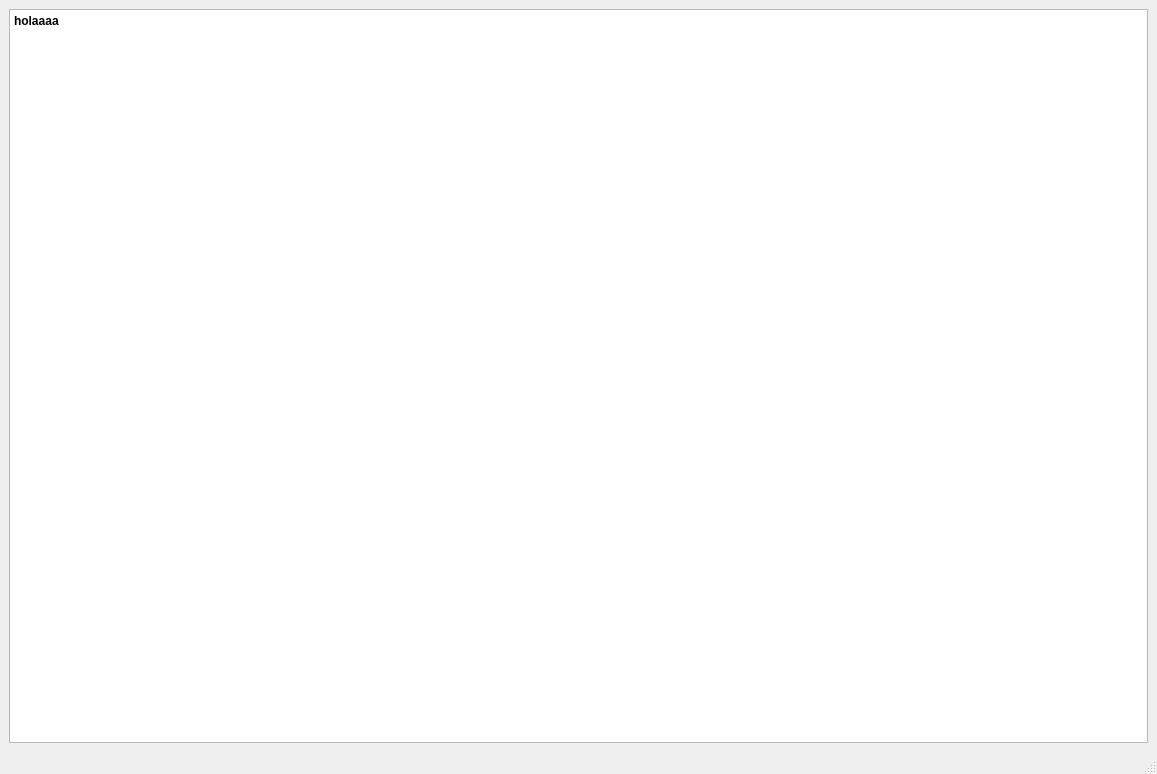
<?xml version="1.0" encoding="UTF-8"?>
<ui version="4.0">
 <class>MainWindow</class>
 <widget class="QMainWindow" name="MainWindow">
  <property name="geometry">
   <rect>
    <x>0</x>
    <y>0</y>
    <width>1157</width>
    <height>774</height>
   </rect>
  </property>
  <property name="windowTitle">
   <string>MainWindow</string>
  </property>
  <widget class="QWidget" name="centralwidget">
   <layout class="QGridLayout" name="gridLayout">
    <item row="0" column="0">
     <widget class="QTextBrowser" name="textBrowser">
      <property name="html">
       <string>&lt;!DOCTYPE HTML PUBLIC &quot;-//W3C//DTD HTML 4.0//EN&quot; &quot;http://www.w3.org/TR/REC-html40/strict.dtd&quot;&gt;
&lt;html&gt;&lt;head&gt;&lt;meta name=&quot;qrichtext&quot; content=&quot;1&quot; /&gt;&lt;meta charset=&quot;utf-8&quot; /&gt;&lt;style type=&quot;text/css&quot;&gt;
p, li { white-space: pre-wrap; }
hr { height: 1px; border-width: 0; }
li.unchecked::marker { content: &quot;\2610&quot;; }
li.checked::marker { content: &quot;\2612&quot;; }
&lt;/style&gt;&lt;/head&gt;&lt;body style=&quot; font-family:'Segoe UI'; font-size:9pt; font-weight:400; font-style:normal;&quot;&gt;
&lt;p style=&quot; margin-top:0px; margin-bottom:0px; margin-left:0px; margin-right:0px; -qt-block-indent:0; text-indent:0px;&quot;&gt;&lt;span style=&quot; font-weight:700;&quot;&gt;holaaaa&lt;/span&gt;&lt;/p&gt;&lt;/body&gt;&lt;/html&gt;</string>
      </property>
     </widget>
    </item>
   </layout>
  </widget>
  <widget class="QMenuBar" name="menubar">
   <property name="geometry">
    <rect>
     <x>0</x>
     <y>0</y>
     <width>1157</width>
     <height>25</height>
    </rect>
   </property>
  </widget>
  <widget class="QStatusBar" name="statusbar"/>
 </widget>
 <resources/>
 <connections/>
</ui>
